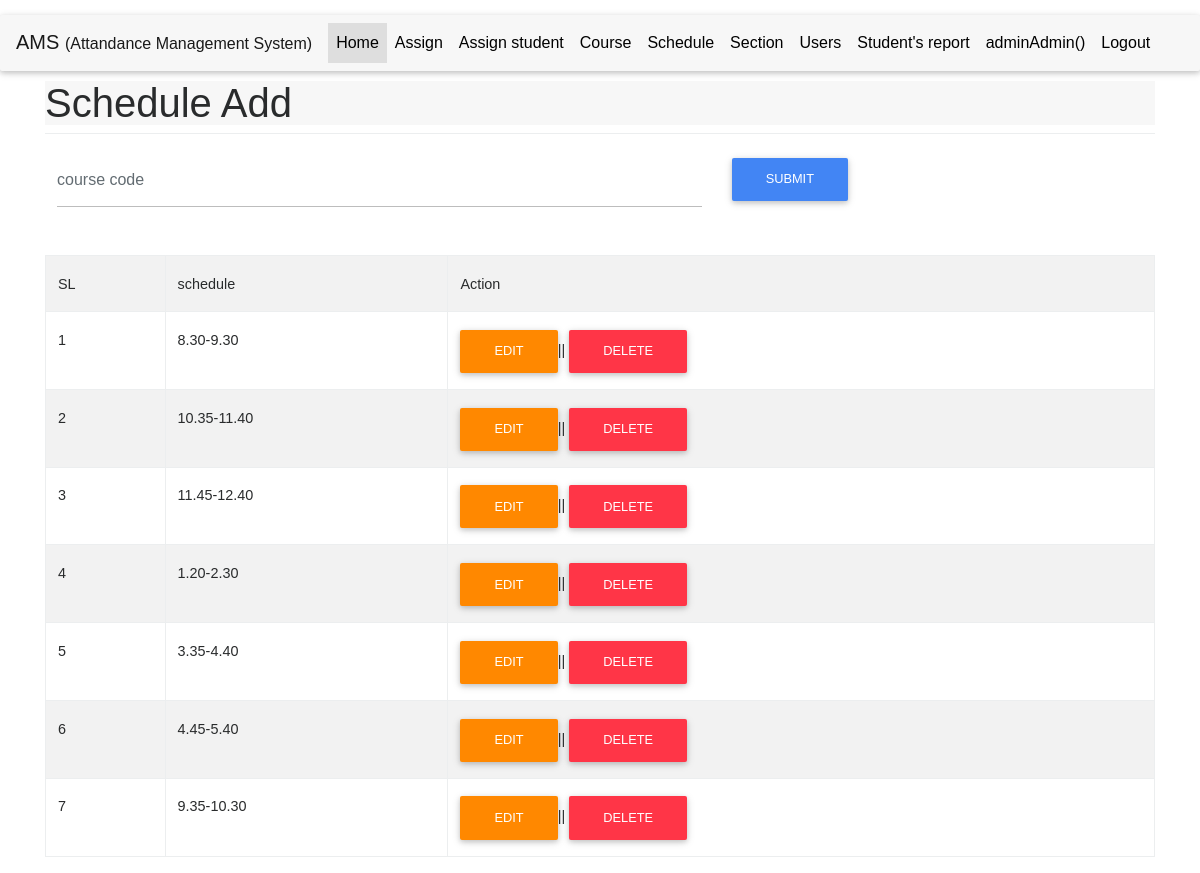
Page /schedule.php (signed in) on the committed database.
### tables this page shows
CREATE TABLE `schedule` (
  `s_id` int(11) NOT NULL,
  `s_time_name` varchar(200) NOT NULL
);

### php/config.php (called while the page is built, shortened)
<?php
class Connection extends PDO
{
	public static $instance=null;
	public static function getInstance()
	{
		if (!self::$instance) {
				self::$instance  = new Connection();
		}
		return self::$instance;
	}
}
?>

### php/dboperation.php (called while the page is built, shortened)
<?php
include("config.php");
class Db
{
	  private $con = null;
	 function __construct()
	{
		$this->con = Connection::getInstance();
	}
	public function selectAll($table_name,$where_clause=""){
		$wheresql="";
		if (!empty($wheresql)) {
			$sal = "SELECT * FROM ".$table_name." ".$wheresql;
		}else{
			$sal = "SELECT * FROM ".$table_name;
		}
		$data = $this->con->prepare($sal);
		$data->execute();
		return $data;
	}
}
?>

### schedule.php (the view, shortened to what this page needs)
<?php
   include 'files/header.php';
   include 'files/menu.php';
   ?>
<div class="container" style="margin-top: 10px">
   <div class="row">
      <div class="col">
         <div class="bg-faded">
            <h1>Schedule Add</h1>
         </div>
      </div>
   </div>
   <div class="row">
      <div class="col">
         <table class="table">
         <form method="POST">
            <tr>
               <td>
                  <div class="form-group">
                     <input type="text" name="schedulecode" class="form-control"   placeholder="course code">
                  </div>
               </td>
               <td>
                  <button type="submit"  name="submitbtn" class="btn btn-primary">Submit</button>
               </td>
            </tr>
            </form>
         </table>
      </div>
   </div>
   <div class="row">
       <div class="col">
           <table class="table table-striped table-bordered">
               <tr>
                   <th>SL</th>
                   <th>schedule</th>
                   <th>Action</th>
               </tr>
               <?php
               $qry = $db->selectAll("schedule");
               $i = 0;
               while ($row = $qry->fetch(PDO::FETCH_ASSOC)) { $i++;
                ?>
                    <tr>
                   <td><?php echo $i;?></td>
                   <td><?php echo $row['s_time_name'];?></td>
                   <td><a href="schedule_update.php?sche_id=<?php echo $row['s_id'];?>" class="btn btn-warning">Edit</a>||
                     <a href="schedule_delete.php?sche_id=<?php echo $row['s_id'];?>" onclick="return confirm('Are you sure?');" class="btn btn-danger">Delete</a></td>
               </tr>
              <?php  }
               ?>
           </table>
       </div>
   </div>
</div>
<?php include 'files/footer.php';
   ?>

### assets/css/style.css (style rules this page uses)
body { font-family: 'SiyamRupali', Arial, sans-serif !important; }

### rows in the picture
schedule: s_time_name "8.30-9.30"
schedule: s_time_name "10.35-11.40"
schedule: s_time_name "11.45-12.40"
schedule: s_time_name "1.20-2.30"
schedule: s_time_name "3.35-4.40"
schedule: s_time_name "4.45-5.40"
schedule: s_time_name "9.35-10.30"

### other values in the picture
$_SESSION['username'] "admin"
